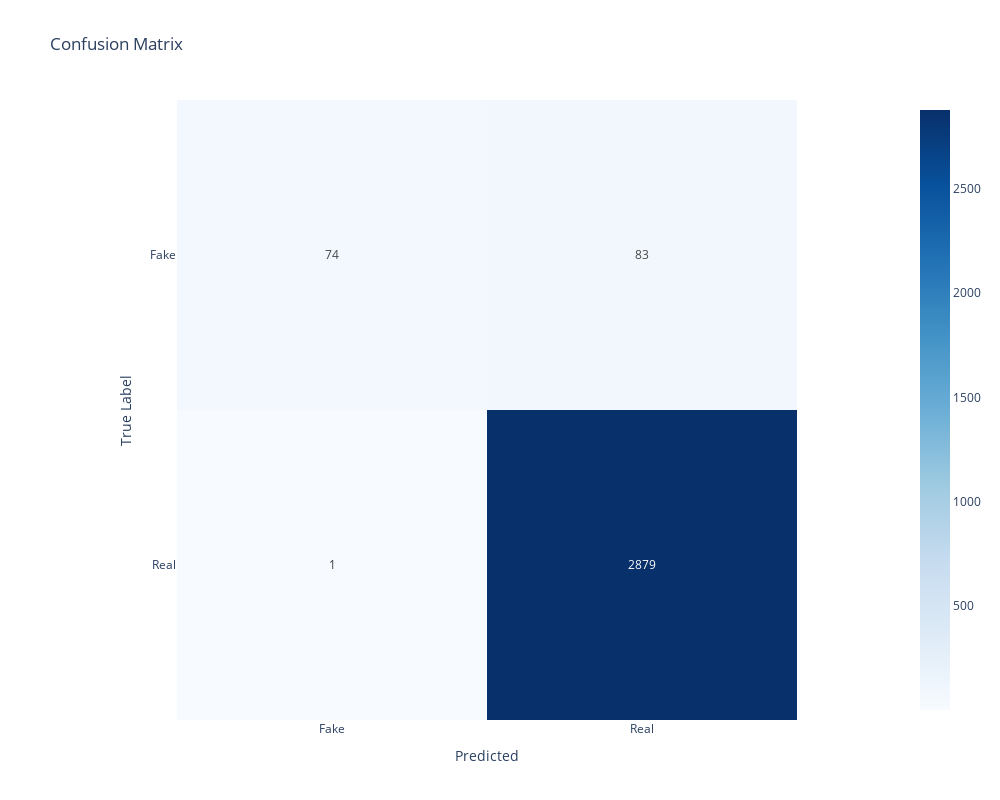

Here is the notebook cell this chart was saved with:
### Code cell
# SVM model
svm_model = SVC(kernel='linear', C=1.0, random_state=42)

# train (fit) the SVM model
svm_model.fit(X_train, y_train)

# Prediction on test sample
y_pred_SVM = svm_model.predict(X_test)

# Display the classification report and confusion matrix
report(y_test, y_pred_SVM, class_labels)

### Figure 1 — Plotly figure (JSON) as saved in the notebook; plotly's stock layout.template omitted (floating-point values rounded to 4 significant figures)
{"data": [{"coloraxis": "coloraxis", "hovertemplate": "Predicted: %{x}<br>True Label: %{y}<br>color: %{z}<extra></extra>", "name": "0", "texttemplate": "%{z}", "type": "heatmap", "x": ["Fake", "Real"], "xaxis": "x", "y": ["Fake", "Real"], "yaxis": "y", "z": [[74, 83], [1, 2879]]}], "layout": {"coloraxis": {"colorscale": [[0, "rgb(247,251,255)"], [0.125, "rgb(222,235,247)"], [0.25, "rgb(198,219,239)"], [0.375, "rgb(158,202,225)"], [0.5, "rgb(107,174,214)"], [0.625, "rgb(66,146,198)"], [0.75, "rgb(33,113,181)"], [0.875, "rgb(8,81,156)"], [1, "rgb(8,48,107)"]]}, "height": 800, "title": {"text": "Confusion Matrix"}, "width": 1000, "xaxis": {"anchor": "y", "constrain": "domain", "domain": [0, 1], "scaleanchor": "y", "title": {"text": "Predicted"}}, "yaxis": {"anchor": "x", "autorange": "reversed", "constrain": "domain", "domain": [0, 1], "title": {"text": "True Label"}}}}
